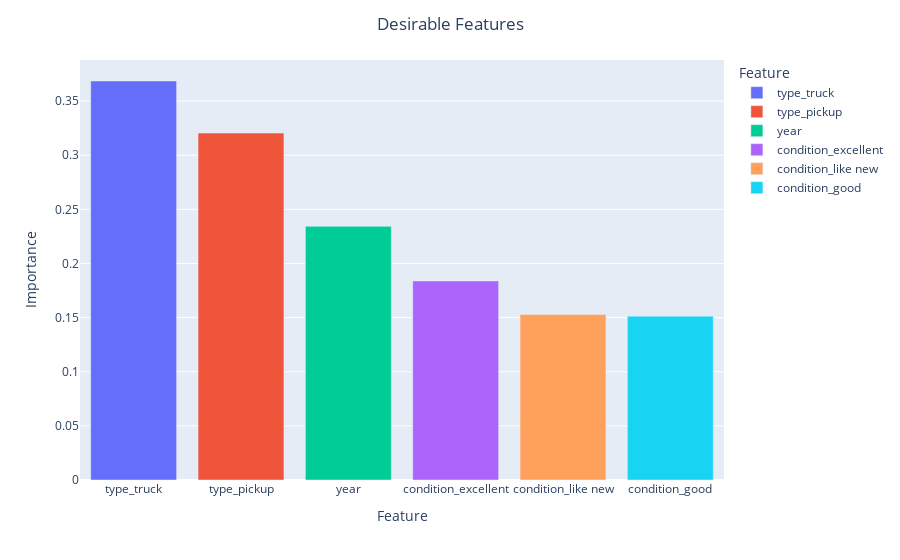

Notebook source saved alongside this figure:
### Markdown cell above
#### The most important *desirable* features

These are the features that contribute most to increased sale value of a vehicle. <br/>

- <b> Condition </b> (New, excellent, good).
- <b> Model Year.</b> The later the model year, the more buyers are willing to pay for the vehicle.
- <b> Certain Vehicle Types </b> (pickup trucks!)

### Code cell
#px.bar(x = coeffs_df1_pos_imp['feature'], y = coeffs_df1_pos_imp['coefficient'])
pFig1.show()

### Figure 1 — Plotly figure (JSON) as saved in the notebook; plotly's stock layout.template omitted (floating-point values rounded to 4 significant figures)
{"data": [{"alignmentgroup": "True", "hovertemplate": "Feature=%{x}<br>Importance=%{y}<extra></extra>", "legendgroup": "type_truck", "marker": {"color": "#636efa", "pattern": {"shape": ""}}, "name": "type_truck", "offsetgroup": "type_truck", "orientation": "v", "showlegend": true, "textposition": "auto", "type": "bar", "x": ["type_truck"], "xaxis": "x", "y": [0.3686], "yaxis": "y"}, {"alignmentgroup": "True", "hovertemplate": "Feature=%{x}<br>Importance=%{y}<extra></extra>", "legendgroup": "type_pickup", "marker": {"color": "#EF553B", "pattern": {"shape": ""}}, "name": "type_pickup", "offsetgroup": "type_pickup", "orientation": "v", "showlegend": true, "textposition": "auto", "type": "bar", "x": ["type_pickup"], "xaxis": "x", "y": [0.3204], "yaxis": "y"}, {"alignmentgroup": "True", "hovertemplate": "Feature=%{x}<br>Importance=%{y}<extra></extra>", "legendgroup": "year", "marker": {"color": "#00cc96", "pattern": {"shape": ""}}, "name": "year", "offsetgroup": "year", "orientation": "v", "showlegend": true, "textposition": "auto", "type": "bar", "x": ["year"], "xaxis": "x", "y": [0.2343], "yaxis": "y"}, {"alignmentgroup": "True", "hovertemplate": "Feature=%{x}<br>Importance=%{y}<extra></extra>", "legendgroup": "condition_excellent", "marker": {"color": "#ab63fa", "pattern": {"shape": ""}}, "name": "condition_excellent", "offsetgroup": "condition_excellent", "orientation": "v", "showlegend": true, "textposition": "auto", "type": "bar", "x": ["condition_excellent"], "xaxis": "x", "y": [0.1839], "yaxis": "y"}, {"alignmentgroup": "True", "hovertemplate": "Feature=%{x}<br>Importance=%{y}<extra></extra>", "legendgroup": "condition_like new", "marker": {"color": "#FFA15A", "pattern": {"shape": ""}}, "name": "condition_like new", "offsetgroup": "condition_like new", "orientation": "v", "showlegend": true, "textposition": "auto", "type": "bar", "x": ["condition_like new"], "xaxis": "x", "y": [0.1529], "yaxis": "y"}, {"alignmentgroup": "True", "hovertemplate": "Feature=%{x}<br>Importance=%{y}<extra></extra>", "legendgroup": "condition_good", "marker": {"color": "#19d3f3", "pattern": {"shape": ""}}, "name": "condition_good", "offsetgroup": "condition_good", "orientation": "v", "showlegend": true, "textposition": "auto", "type": "bar", "x": ["condition_good"], "xaxis": "x", "y": [0.1513], "yaxis": "y"}], "layout": {"barmode": "relative", "legend": {"title": {"text": "Feature"}, "tracegroupgap": 0}, "margin": {"t": 60}, "title": {"text": "Desirable Features", "x": 0.5, "xanchor": "center"}, "xaxis": {"anchor": "y", "categoryarray": ["type_truck", "type_pickup", "year", "condition_excellent", "condition_like new", "condition_good"], "categoryorder": "array", "domain": [0, 1], "title": {"text": "Feature"}}, "yaxis": {"anchor": "x", "domain": [0, 1], "title": {"text": "Importance"}}}}
